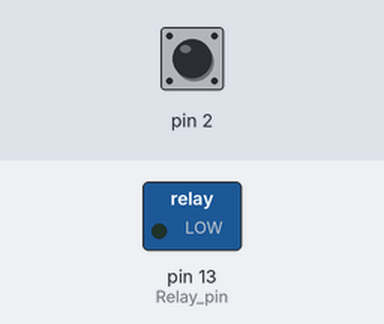
Recording of a sketch running on a simulated Arduino Uno, built with avr-gcc and run on an emulated ATmega328P. Parts: switched loads named in the sketch (green lamp = pin HIGH). Inputs (shaded band) come from the test bench; at power-on: pin 2 HIGH. What the sketch prints to the serial monitor is not drawn.

Above: at 1.6 s.
At 4.9 s:
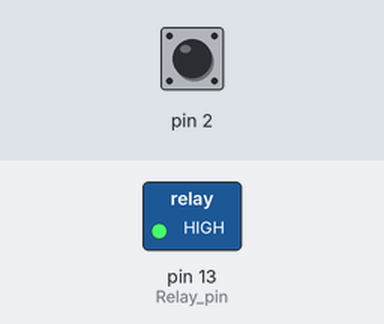
Timing chart, 0 to 8.7 s (numbered marks = the images above):
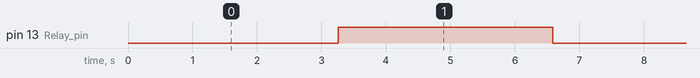

Measured:
- by itself, pin 13 (Relay_pin): alternates HIGH for 3.3 s and LOW for 3.3 s

The sketch:

detector_firm.ino
```cpp
#include <avr/io.h>
#include <avr/interrupt.h>

volatile double temp;
volatile int freqL = 0;
volatile int freqR = 0;
long int swit = 0;
bool Rstate = 0;

//Interrupt vector for INT0 (pin D2)
ISR (INT0_vect)
{
  if(swit >= 400)
  {
  	//Bobina direita
    if(Rstate == true){
      freqR = (1/((micros() - temp)/1000000));
  	}
  	//Bobina esquerda
    else{
      freqL = (1/((micros() - temp)/1000000));
  	}
  }
  temp = micros();
}

void setup()
{
  pinMode(13,OUTPUT);	//Relay pin (D13)
  temp = micros();

  Serial.begin(9600);

  cli(); //Disable interrupts for setup

  //Interrupt (on Arduino Uno pin 2)
  DDRD &= ~(1 << DDD2);     // Clear the PD2 pin
  PORTD |= (1 << PORTD2);    // turn On the Pull-up
  EICRA |= (1 << ISC01);    // set INT0 to trigger on falling edge
  EIMSK |= (1 << INT0);     // Turns on INT0

  sei();	//Re-enable interruptsd
}

void loop()
{
  //After some time, switch coils
  if(swit >= 800)
  {
    Rstate = not(Rstate);
    swit = 0;
    digitalWrite(13,Rstate);
    freqL = 0;
    freqR = 0;
  }

  Serial.print(freqL);
  Serial.print(",");
  Serial.print(freqR);
  Serial.print("\n");

  swit++;
}
```
